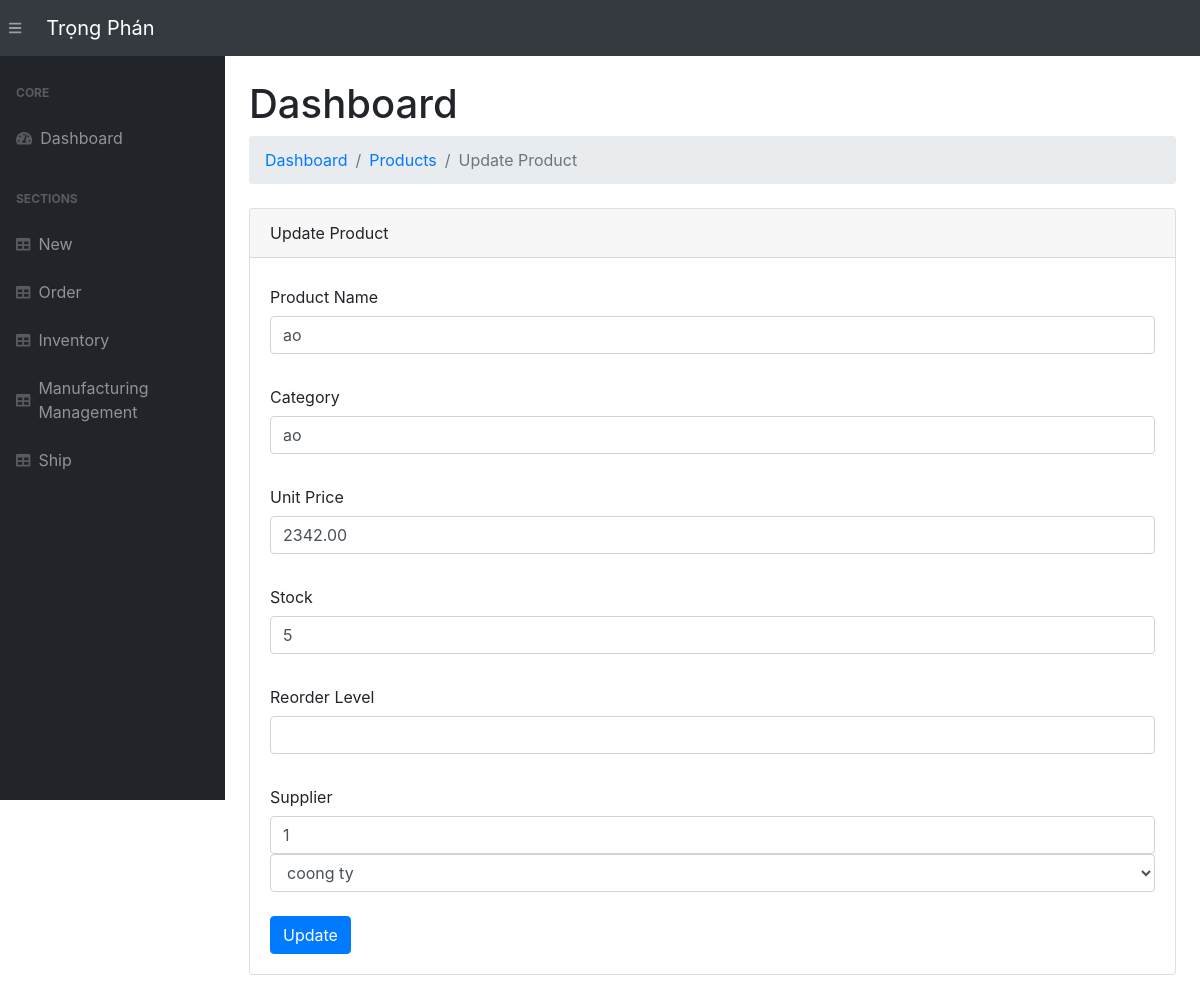
Page /update-product/1 on the earlier database version.
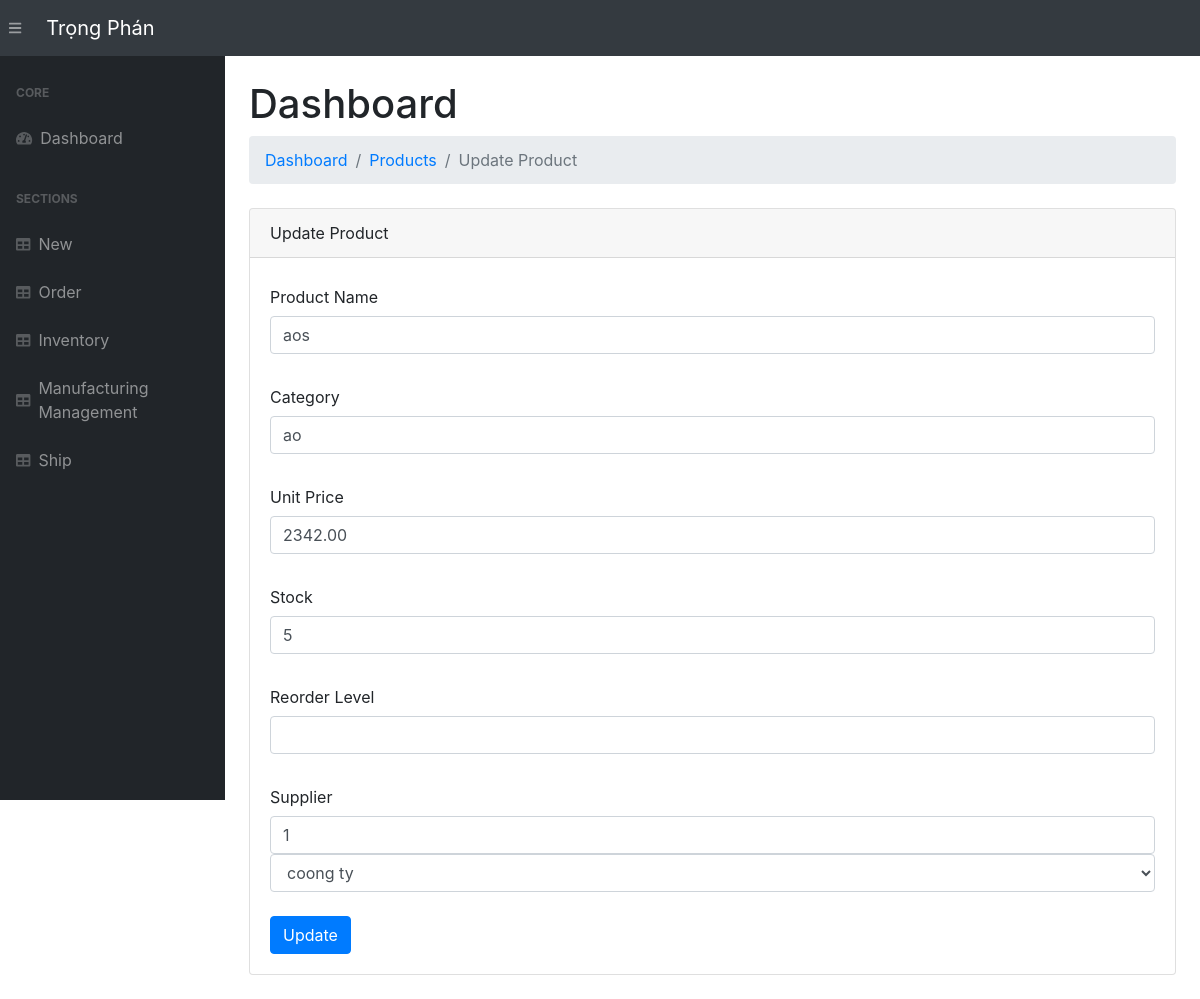
Same page on the later database version.
### app.py (models this page shows, shortened)
class Product(db.Model):
    __tablename__ = 'products'
    product_id = db.Column(db.Integer, primary_key=True)
    pro_name = db.Column(db.String(255), nullable=False)
    pro_category = db.Column(db.String(255))
    pro_unit_price = db.Column(db.Numeric(10, 2), nullable=False)
    pro_stock = db.Column(db.Integer, default=0)
    pro_supplier_id = db.Column(db.Integer, db.ForeignKey('supplier.supplier_id'))  # Sửa lại tên khóa ngoại
    supplier = db.relationship('Supplier', backref='sup_products')
    last_updated = db.Column(db.DateTime, default=datetime.utcnow, onupdate=datetime.utcnow)
    condition = db.Column(db.String(50), nullable=True)
    defect_reason = db.Column(db.String(255), nullable=True)
    pro_status = db.Column(db.String(50), default='In Production')
    pro_material_id = db.Column(db.Integer, db.ForeignKey('material.material_id'))
    material = db.relationship('Material', backref='mate_products')

### app.py (the view, shortened to what this page needs)
@app.route("/update-product/<int:product_id>", methods=["POST", "GET"])
def updateProduct(product_id):
    product = Product.query.get_or_404(product_id)
    suppliers = Supplier.query.all()  # Lấy danh sách nhà cung cấp
    return render_template("update-product.html", product=product, suppliers=suppliers)

### templates/update-product.html (shortened to what this page needs)
{% extends 'base.html' %}
{% block content %}
<main>
    <div class="container-fluid">
        <h1 class="mt-4">Dashboard</h1>
        <ol class="breadcrumb mb-4">
            <li class="breadcrumb-item"><a href="/">Dashboard</a></li>
            <li class="breadcrumb-item"><a href="/products/">Products</a></li>
            <li class="breadcrumb-item active">Update Product</li>
        </ol>
        <div class="card mb-4">
            <div class="card-header">Update Product</div>
            <div class="card-body">
                <form action="/update-product/{{product.product_id}}" method="POST" id="product_form">
                    <label for="product_name" class="col-form-label">Product Name</label>
                    <input type="text" name="product_name" id="product_name" value="{{ product.pro_name }}" class="form-control" required>
                    <br>
                    <label for="pro_category" class="col-form-label">Category</label>
                    <input type="text" name="pro_category" id="pro_category" value="{{ product.pro_category }}" class="form-control">
                    <br>
                    <label for="pro_unit_price" class="col-form-label">Unit Price</label>
                    <input type="text" name="pro_unit_price" id="pro_unit_price" value="{{ product.pro_unit_price }}" class="form-control" required>
                    <br>
                    <label for="pro_stock" class="col-form-label">Stock</label>
                    <input type="text" name="pro_stock" id="pro_stock" value="{{ product.pro_stock }}" class="form-control" required>
                    <br>
                    <label for="pro_reorder_level" class="col-form-label">Reorder Level</label>
                    <input type="text" name="pro_reorder_level" id="pro_reorder_level" value="{{ product.pro_reorder_level }}" class="form-control">
                    <br>
                    <label for="pro_supplier_id" class="col-form-label">Supplier </label>
                    <input type="text" name="pro_supplier_id" id="pro_supplier_id" value="{{ product.pro_supplier_id }}" class="form-control">
                    <select name="pro_supplier_id" id="pro_supplier_id" class="form-control">
                        <option value="{{ product.pro_supplier_id }}" selected>{{ product.supplier.sup_name }}</option>
                    </select>
                    <br>
                    <input id="submitProduct" type="submit" value="Update" class="btn btn-primary">
                </form>
            </div>
        </div>
    </div>
</main>
{% endblock %}

Differences in the rows shown:
changed Product "ao": product_name "ao" → "aos"
